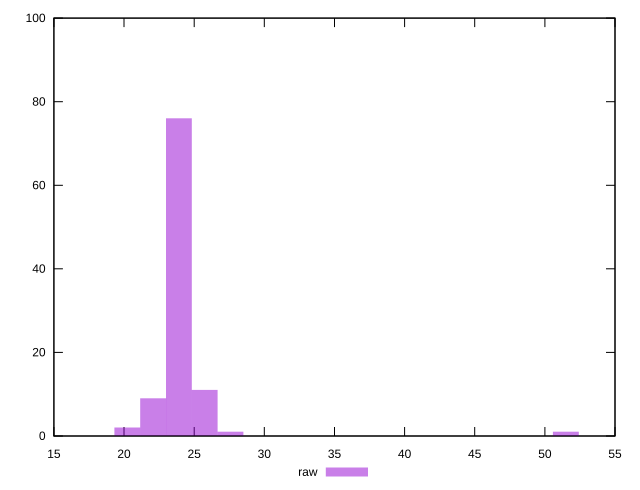

The script that saved this image:
reset
set terminal svg size 640, 490
set output "reprap/bootup-time/samples/pages+cached+noexternal+nocss/raw/histogram.svg"

$raw <<EOF
23.90752344256933 76
22.068483177756306 9
25.746563707382357 11
27.585603972195383 1
20.22944291294328 2
51.493127414764714 1
EOF

set key outside below
set boxwidth 1.8390402648130255
set yrange [0:100]
set style fill transparent solid 0.5 noborder

plot \
  $raw title "raw" with boxes, \


reset
